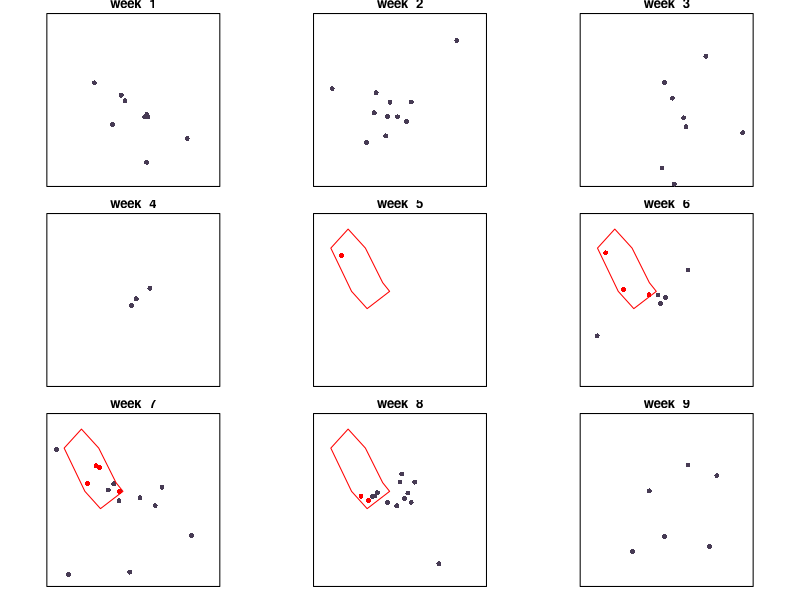

Source code (R): (Note: this script raises an error after producing the figure.)
## ---- chunk 1
library("spatstat")
library("truncnorm")
## ---- chunk 2
# include=FALSE}
temporal.trend.function<-function(t,A=7, B=0.5){
  return (A/2*(sin(t) + 1) + B)
}

spatial.trend.function<-function(x,y, C=80, B=0.5, x0=0.5, y0=0.5){
  return(B + 20*exp(-C * ( (x-x0)^2 + (y - y0)^2)))
}

baseline=lapply(1:10, function(t){
  rpoispp(function(x,y){ temporal.trend.function(t) * spatial.trend.function(x,y) })})


win = owin(poly = data.frame(x=rev(c(0.1,0.2,0.3,0.4,0.44,0.31,0.22)),y=rev(c(0.8,0.91,0.8,0.6,0.55,0.45,0.55))) )

epidemics=lapply(c(0,0,0,0,1,1,1,1,0,0), function(t){
  rpoispp(t * 50, win=win)})

par(mfrow=c(3,3), mar=c(0.5,0.5,0.5,0.5))
for (i in 1:9){
  plot(baseline[[i]], cols='#473B54', pch=16, main=paste('week ', as.character(i)))
  if (i %in% 5:8){
    plot(win, add=T, border='red')
  }
  plot.ppp(epidemics[[i]], cols='red', pch=16, add=T)
}

## ---- chunk 3
observations = list()
for (i in 1:10){
  b = baseline[[i]]
  s = epidemics[[i]]
  observations[[i]] = data.frame(x=c(b$x, s$x), 
                                 y=c(b$y, s$y),
                                # color=c(rep('#473B54', length(b$x)), rep('red', length(s$x))))
                                 warning=c(rep(F, length(b$x)), rep(T, length(s$x))),
  week=i)
}
observations = do.call(rbind,  observations)
## ---- chunk 4
random_portions<-function(n,  n_weeks, border=0.1, rs=0.5, a=0, rt=2){
  # n is the number of samples
  # n_weeks
  # border is the dinstance from the boundary
  # rs is a reference size (must between zero and 1)
  # rf is a reference time scale (to be learned) 
  # generate centers:
  x = runif(n, border, 1 - border)
  y = runif(n, border, 1 - border)
  t = sample(1:n_weeks, n, replace=TRUE)
  # generate radia
  d_max =  apply(data.frame(x=x, y=y, xs=1-x, ys=1-y), 1, min) # this is min vertical distance from the border.
  rho = rtruncnorm(n, mean=rs, a=a, b=d_max)
  dt = sapply(t, function(x){ min(n_weeks-x, x-1, sample(1:rt, 1))})
  return (data.frame(x=x, y=y, t=t, rho=rho, dt=dt))
}
## ---- chunk 5
portions = random_portions(1000, length(temporal.trend))
head(portions)
## ---- chunk 6
pdf('surveillance_3D_files/cylinders_9_weeks.pdf')
portions.to.plot = head(portions,20)
l_weeks = apply(portions.to.plot, 1, function(x){(seq(x[3]-x[5], x[3]+x[5]))})
week_data = do.call(c, l_weeks)
portions.to.plot$ll_weeks = sapply(l_weeks, length)
#
portions.to.plot = portions.to.plot[as.numeric(rep(row.names(portions.to.plot),portions.to.plot$ll_weeks)),]
portions.to.plot$week_data = week_data

par(mfrow=c(3, 3), mar=c(0.4, 0.4, 0.4, 0.4))
for (i in 1:(length(temporal.trend) - 1)){
  plot(baseline[[i]], main=paste('week ', as.character(i)), cols='#473B54', pch=16)
  plot.ppp(epidemics[[i]], cols='red', add=T, pch=16)
  tmp_portion = portions.to.plot[portions.to.plot$week_data == i,]
  n_d = dim(tmp_portion)[1]
  if (n_d > 0){
    for (j in 1:n_d[1]){
      plot.owin(disc(tmp_portion[j,4], c(tmp_portion[j,1],tmp_portion[j,2])), add=TRUE)
    }
  }
}
dev.off()
## ---- chunk 7
is_in_circle<-function(obs, x, y, rho){
  d = sqrt((as.numeric(obs[1])-x)^2 + (as.numeric(obs[2])-y)^2 )
  ifelse(d<rho, 1, 0)
}

compute<-function(portion, baseline_function=baseline_function, observations=observations){
  # portion is a spatio-temporal portion
  # baseline_function is defined above
  weeks = seq(portion[3]-portion[5], portion[3]+portion[5])
  count = 0
  for (week in weeks){
    count = count + sum(apply(observations[[week]], 1, is_in_circle, portion[1], portion[2], portion[4]))
  }
  # simulate from baseline_function for each week
  simcount = sapply(weeks, function(d){replicate(100,
    rpoispp(function(x, y){baseline_function(x, y, d )},
            win=disc(portion[4], c(portion[1], portion[2])))$n)})

  # sum over the weeks:
  simcount = rowSums(simcount)
  quantiles = quantile(simcount, probs = c(0.05,0.95))
  prob = 1-ecdf(simcount)(count)
  return (c(count, quantiles, prob))
}
portions[,c('n_obs', 'lower', 'upper', 'p.val')] = t(apply(portions, 1, compute, baseline_function, observations))
## ---- chunk 8
head(portions)
## ---- chunk 9
portions$warning = apply(portions, 1, function(x){ifelse(((x[6] < x[7])|(x[6] > x[8])), TRUE, FALSE)})
head(portions)
## ---- chunk 10
Epidemics = list()
for (i in 1:length(temporal.trend)){
  if (length(epidemics[[i]]$x) > 0 ){
    Epidemics[[i]] = data.frame(x=epidemics[[i]]$x,  y=epidemics[[i]]$y, week=i);
  }else{
    Epidemics[[i]] = data.frame(x=NA, week=i, y=NA);
  }
}
contains<-function(portion, Epidemics){
  weeks = seq(portion[3]-portion[5], portion[3]+portion[5])
  count = 0
  for (week in weeks){
      count = count + sum(apply(Epidemics[[week]], 1, is_in_circle, portion[1], portion[2], portion[4]), na.rm=TRUE)
  }
  return (count>0)
}
portions$true_warning = apply(portions, 1, contains, Epidemics)
## ---- chunk 11
anomalies = portions[portions$warning,]
## ---- chunk 12
midpoint = function(x){
    mid.x = weighted.mean(x$x, 1/x$rho)
    mid.y = weighted.mean(x$y, 1/x$rho)
    mid.t = weighted.mean(x$t, 1/(x$dt+1))
    estimate = c(mid.x, mid.y, mid.t)
    names(estimate) = c('x0','y0','t0')
    return(estimate)
}
anomaly.estimate = midpoint(anomalies)
anomaly.estimate
## ---- chunk 13
i=5
pdf('surveillance_3D_files/estimate_weeks.pdf')
plot(baseline[[i]], main=paste('week ', as.character(i)))
  plot.ppp(epidemics[[i]], cols='red', add=T)
  tmp_portion = portions.to.plot[portions.to.plot$week_data == i,]
  n_d = dim(tmp_portion)[1]
  if (n_d > 0){
    for (j in 1:n_d[1]){
      plot.owin(disc(tmp_portion[j,4], c(tmp_portion[j,1],tmp_portion[j,2])), add=TRUE)
      points(anomaly.estimate[1], anomaly.estimate[2], pch=4, cex=5, lwd=4, col='#FF3333')
    }
  }
  dev.off()
## ---- chunk 14
portions$volume = portions$rho^2 * (portions$dt + 1)
color=ifelse(portions$warning, 'red', '#473B54')
par(mfrow=c(1, 2))
plot(n_obs ~ volume, data=portions, col=color, pch=16)
points(portions[portions$true_warning,]$volume, portions[portions$true_warning,]$n_obs, col='red', pch='x')

color=ifelse(portions[portions$n_obs > 0, ]$warning, 'red', '#473B54')
plot(n_obs ~ volume, data=portions[portions$n_obs > 0, ], col=color, pch=16)
points(portions[(portions$n_obs > 0)&(portions$true_warning), ]$volume, portions[(portions$n_obs > 0)&(portions$true_warning), ]$n_obs, col='red', pch='x')
## ---- chunk 15
par(mfrow=c(1, 2))
plot(p.val ~ volume, data=portions[portions$n_obs > 0, ],col=color, pch=16)
plot(p.val ~ n_obs, data=portions[portions$n_obs > 0, ],col=color, pch=16)
points(portions[(portions$n_obs > 0)&(portions$true_warning),]$n_obs, portions[(portions$n_obs > 0)&(portions$true_warning),]$p.val, col='red', pch='x')
## ---- chunk 16
apply.criteria<-function(portions, a, mu){
  # portions is the result of the previous run
  empty.cylinders=portions[portions$n_obs==0,]$rho
  m=mean(empty.cylinders)
  s=sd(empty.cylinders)
  rho.parameters=c(a,mu)+c(m,m+s/2)
  return(rho.parameters)
}
